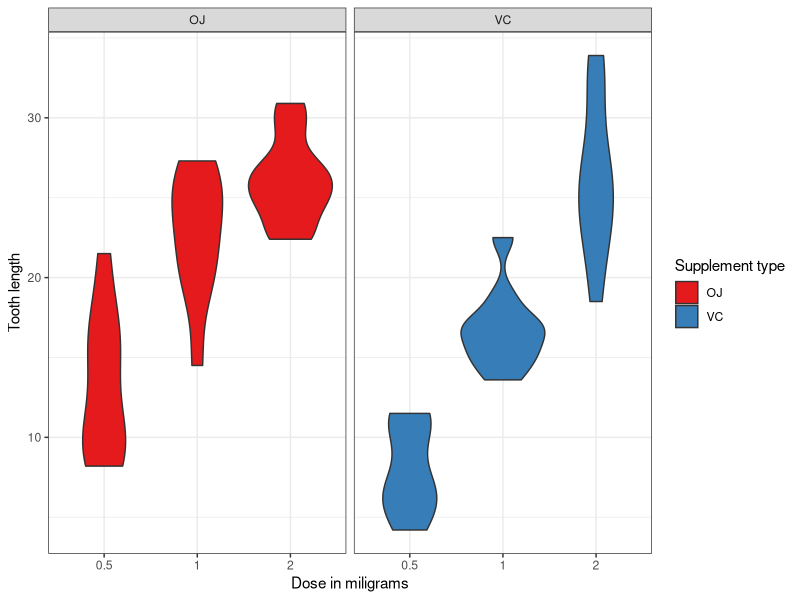

The R script that drew this image: (Note: this script raises an error after producing the figure.)
## ---- chunk 1
##Loading requirements and data.
packages <- c("data.table", "ggplot2", "dplyr", "caret")
sapply(packages, library, character.only=TRUE, quietly=TRUE)
## ---- chunk 2
data("ToothGrowth")
summary(ToothGrowth)
## ---- chunk 3
gplot <- ggplot(ToothGrowth, aes(x=as.factor(dose), y=len, fill=supp)) +
  geom_violin(scale = "area") +
  facet_grid(. ~ supp) +
  xlab("Dose in miligrams") +
  ylab("Tooth length") +
  guides(fill=guide_legend(title="Supplement type")) +
  scale_fill_brewer(palette="Set1") +
  theme_bw()
gplot
## ---- chunk 4
meansDT <- ToothGrowth  %>% group_by(supp, dose) %>% 
  summarise(means=mean(len)) %>% select(means, supp, dose)
gplot <- ggplot(ToothGrowth, aes(x=len, fill=supp)) +
  geom_density(kernel="gaussian") +
  facet_grid(. ~ dose) +
  geom_vline(aes(xintercept=meansDT$means), meansDT[meansDT$supp=="VC",], 
             colour="red", linetype = "longdash", binwidth=0.2) +
  geom_vline(aes(xintercept=meansDT$means), meansDT[meansDT$supp=="OJ",], 
             colour="blue", linetype = "longdash", binwidth=0.2) +
  xlab("Driver") +
  ylab("Freq") +
  guides(fill=guide_legend(title="Supplement type")) +
  scale_fill_brewer(palette="Set1") +
  theme_bw()
gplot

alpha <- 0.05
for (selDose in unique(ToothGrowth$dose)) {
  vcSet <- ToothGrowth %>% filter(supp=="VC", dose == selDose)
  ojSet <- ToothGrowth %>% filter(supp=="OJ", dose == selDose)
  t <- t.test(vcSet$len, ojSet$len, alternative = "two.sided", 
              conf.level = (1-alpha))
  print(paste("p-Value for dosage ", selDose, " equals to ", 
              round(t$p.value,2),".", sep=""))
}
